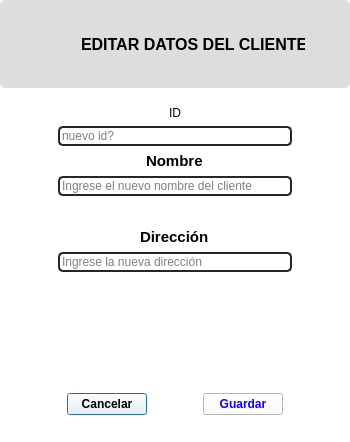
<?xml version="1.0" encoding="UTF-8"?>
<ui version="4.0">
 <class>ClientFormEdit</class>
 <widget class="QDialog" name="ClientFormEdit">
  <property name="geometry">
   <rect>
    <x>0</x>
    <y>0</y>
    <width>350</width>
    <height>442</height>
   </rect>
  </property>
  <property name="windowTitle">
   <string>Dialog</string>
  </property>
  <property name="styleSheet">
   <string notr="true">background-color: rgb(255, 255, 255);</string>
  </property>
  <layout class="QVBoxLayout" name="verticalLayout" stretch="2,8">
   <property name="spacing">
    <number>0</number>
   </property>
   <property name="leftMargin">
    <number>0</number>
   </property>
   <property name="topMargin">
    <number>0</number>
   </property>
   <property name="rightMargin">
    <number>0</number>
   </property>
   <property name="bottomMargin">
    <number>0</number>
   </property>
   <item>
    <widget class="QWidget" name="widget" native="true">
     <property name="styleSheet">
      <string notr="true">border: none ;
border-radius: 5px;
background-color: rgb(221, 221, 221);
</string>
     </property>
     <layout class="QHBoxLayout" name="horizontalLayout">
      <item>
       <spacer name="horizontalSpacer">
        <property name="orientation">
         <enum>Qt::Horizontal</enum>
        </property>
        <property name="sizeHint" stdset="0">
         <size>
          <width>40</width>
          <height>20</height>
         </size>
        </property>
       </spacer>
      </item>
      <item>
       <widget class="QLabel" name="label">
        <property name="minimumSize">
         <size>
          <width>30</width>
          <height>30</height>
         </size>
        </property>
        <property name="maximumSize">
         <size>
          <width>30</width>
          <height>30</height>
         </size>
        </property>
        <property name="styleSheet">
         <string notr="true">border:none;</string>
        </property>
        <property name="text">
         <string/>
        </property>
        <property name="pixmap">
         <pixmap>../images/boligrafo.png</pixmap>
        </property>
        <property name="scaledContents">
         <bool>true</bool>
        </property>
       </widget>
      </item>
      <item>
       <widget class="QLabel" name="label_2">
        <property name="minimumSize">
         <size>
          <width>60</width>
          <height>60</height>
         </size>
        </property>
        <property name="maximumSize">
         <size>
          <width>230</width>
          <height>200</height>
         </size>
        </property>
        <property name="font">
         <font>
          <pointsize>12</pointsize>
          <italic>false</italic>
          <bold>true</bold>
         </font>
        </property>
        <property name="styleSheet">
         <string notr="true">border:none;
color:black;</string>
        </property>
        <property name="text">
         <string>EDITAR DATOS DEL CLIENTE</string>
        </property>
       </widget>
      </item>
      <item>
       <spacer name="horizontalSpacer_2">
        <property name="orientation">
         <enum>Qt::Horizontal</enum>
        </property>
        <property name="sizeHint" stdset="0">
         <size>
          <width>40</width>
          <height>20</height>
         </size>
        </property>
       </spacer>
      </item>
     </layout>
    </widget>
   </item>
   <item>
    <widget class="QWidget" name="widget_2" native="true">
     <layout class="QHBoxLayout" name="horizontalLayout_2">
      <item>
       <spacer name="horizontalSpacer_3">
        <property name="orientation">
         <enum>Qt::Horizontal</enum>
        </property>
        <property name="sizeType">
         <enum>QSizePolicy::Preferred</enum>
        </property>
        <property name="sizeHint" stdset="0">
         <size>
          <width>40</width>
          <height>20</height>
         </size>
        </property>
       </spacer>
      </item>
      <item>
       <widget class="QWidget" name="widget_3" native="true">
        <layout class="QVBoxLayout" name="verticalLayout_2">
         <item alignment="Qt::AlignHCenter">
          <widget class="QLabel" name="label_5">
           <property name="text">
            <string>ID</string>
           </property>
          </widget>
         </item>
         <item>
          <widget class="QLineEdit" name="lineEdit_3">
           <property name="styleSheet">
            <string notr="true">border: 2px solid rgb(38, 38, 38);
border-radius: 5px;
color:black;
</string>
           </property>
           <property name="placeholderText">
            <string>nuevo id?</string>
           </property>
          </widget>
         </item>
         <item alignment="Qt::AlignHCenter">
          <widget class="QLabel" name="label_3">
           <property name="font">
            <font>
             <pointsize>11</pointsize>
             <bold>true</bold>
            </font>
           </property>
           <property name="styleSheet">
            <string notr="true">color:black;</string>
           </property>
           <property name="text">
            <string>Nombre</string>
           </property>
          </widget>
         </item>
         <item>
          <widget class="QLineEdit" name="lineEdit">
           <property name="styleSheet">
            <string notr="true">border: 2px solid rgb(38, 38, 38);
border-radius: 5px;
color:black;
</string>
           </property>
           <property name="placeholderText">
            <string>Ingrese el nuevo nombre del cliente</string>
           </property>
          </widget>
         </item>
         <item>
          <spacer name="verticalSpacer_3">
           <property name="orientation">
            <enum>Qt::Vertical</enum>
           </property>
           <property name="sizeType">
            <enum>QSizePolicy::Preferred</enum>
           </property>
           <property name="sizeHint" stdset="0">
            <size>
             <width>26</width>
             <height>26</height>
            </size>
           </property>
          </spacer>
         </item>
         <item alignment="Qt::AlignHCenter">
          <widget class="QLabel" name="label_4">
           <property name="font">
            <font>
             <pointsize>11</pointsize>
             <bold>true</bold>
            </font>
           </property>
           <property name="styleSheet">
            <string notr="true">color:black;</string>
           </property>
           <property name="text">
            <string>Dirección</string>
           </property>
          </widget>
         </item>
         <item>
          <widget class="QLineEdit" name="lineEdit_2">
           <property name="styleSheet">
            <string notr="true">border: 2px solid rgb(38, 38, 38);
border-radius: 5px;
color:black;</string>
           </property>
           <property name="placeholderText">
            <string>Ingrese la nueva dirección</string>
           </property>
          </widget>
         </item>
         <item>
          <spacer name="verticalSpacer">
           <property name="orientation">
            <enum>Qt::Vertical</enum>
           </property>
           <property name="sizeHint" stdset="0">
            <size>
             <width>20</width>
             <height>40</height>
            </size>
           </property>
          </spacer>
         </item>
         <item>
          <widget class="QWidget" name="widget_4" native="true">
           <layout class="QHBoxLayout" name="horizontalLayout_3">
            <item>
             <widget class="QPushButton" name="cerrar_edit">
              <property name="font">
               <font>
                <bold>true</bold>
               </font>
              </property>
              <property name="styleSheet">
               <string notr="true">color:black;</string>
              </property>
              <property name="text">
               <string>Cancelar</string>
              </property>
             </widget>
            </item>
            <item>
             <spacer name="horizontalSpacer_5">
              <property name="orientation">
               <enum>Qt::Horizontal</enum>
              </property>
              <property name="sizeHint" stdset="0">
               <size>
                <width>40</width>
                <height>20</height>
               </size>
              </property>
             </spacer>
            </item>
            <item>
             <widget class="QPushButton" name="cambios_edit">
              <property name="font">
               <font>
                <bold>true</bold>
               </font>
              </property>
              <property name="styleSheet">
               <string notr="true">color: rgb(17, 0, 255)</string>
              </property>
              <property name="text">
               <string>Guardar</string>
              </property>
             </widget>
            </item>
           </layout>
          </widget>
         </item>
        </layout>
       </widget>
      </item>
      <item>
       <spacer name="horizontalSpacer_4">
        <property name="orientation">
         <enum>Qt::Horizontal</enum>
        </property>
        <property name="sizeType">
         <enum>QSizePolicy::Preferred</enum>
        </property>
        <property name="sizeHint" stdset="0">
         <size>
          <width>40</width>
          <height>20</height>
         </size>
        </property>
       </spacer>
      </item>
     </layout>
    </widget>
   </item>
  </layout>
 </widget>
 <resources/>
 <connections/>
</ui>
